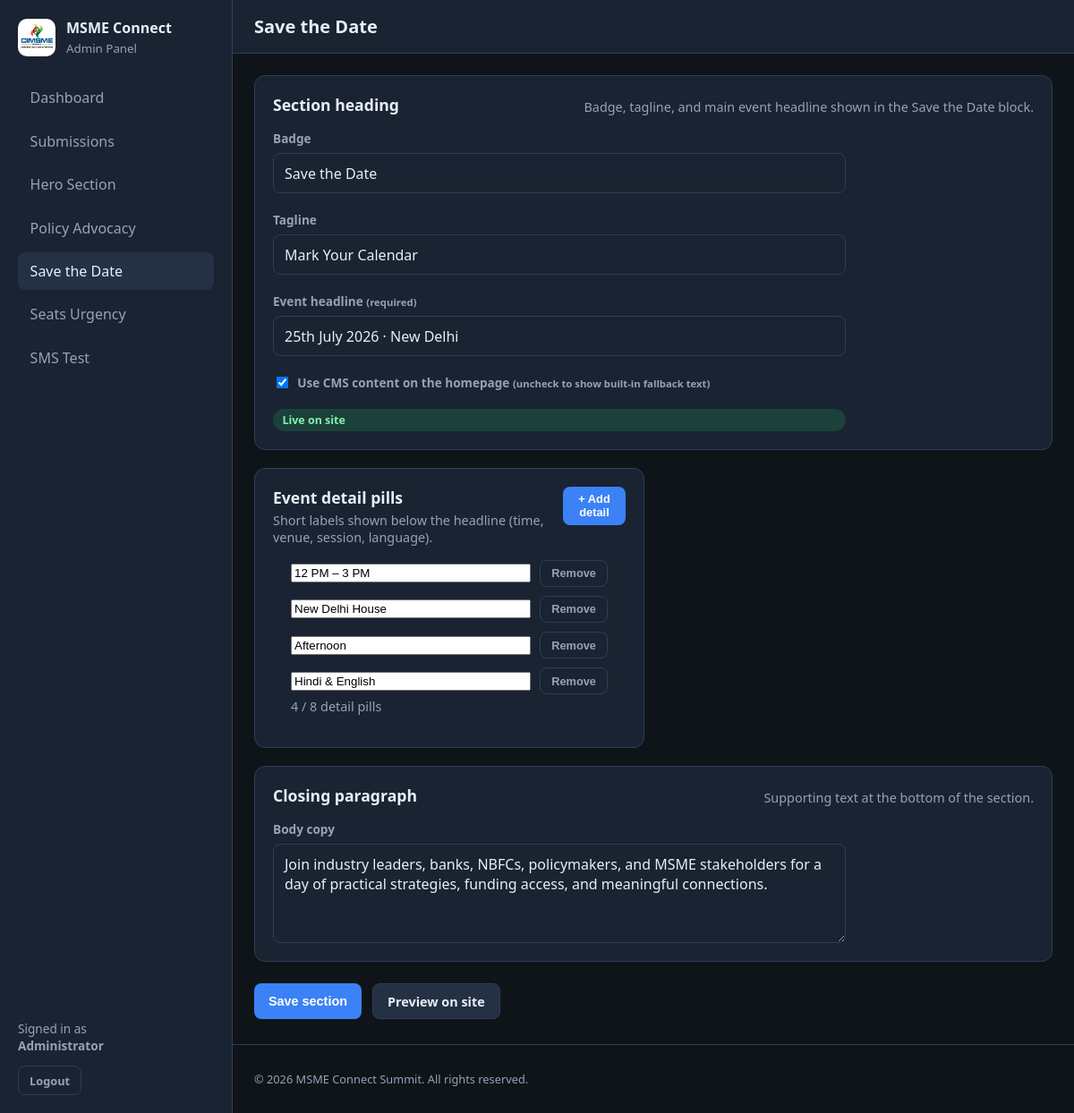
Page /admin/save-the-date.php (signed in) on the committed database.
### tables this page shows
CREATE TABLE IF NOT EXISTS `save_the_date_section` (
  `id` TINYINT UNSIGNED NOT NULL,
  `badge` VARCHAR(80) NULL DEFAULT NULL,
  `tagline` VARCHAR(120) NULL DEFAULT NULL,
  `headline` VARCHAR(200) NOT NULL,
  `copy_text` TEXT NULL,
  `is_active` TINYINT(1) NOT NULL DEFAULT 1,
  `updated_at` TIMESTAMP NOT NULL DEFAULT CURRENT_TIMESTAMP ON UPDATE CURRENT_TIMESTAMP,
  PRIMARY KEY (`id`)
);

CREATE TABLE IF NOT EXISTS `save_the_date_details` (
  `id` INT UNSIGNED NOT NULL AUTO_INCREMENT,
  `text` VARCHAR(120) NOT NULL,
  `sort_order` INT UNSIGNED NOT NULL DEFAULT 0,
  PRIMARY KEY (`id`),
  KEY `idx_save_the_date_details_sort` (`sort_order`)
);

### config/config.php (called while the page is built, shortened)
<?php
if (!function_exists('msme_load_env_file')) {
    function msme_load_env_file(): void
    {
        $envPath = dirname(__DIR__) . '/.env';
        if (!is_readable($envPath)) {
            return;
        }
    }
}
return $GLOBALS['msme_app_config'];

### includes/helpers.php (called while the page is built, shortened)
<?php
function app_config(): array
{
    $config = require dirname(__DIR__) . '/config/config.php';
    return $config;
}
function ensure_app_upload_directories(): void
{
    $ensured = true;
}

### config/database.php (called while the page is built, shortened)
<?php
require_once dirname(__DIR__) . '/includes/helpers.php';
require_once dirname(__DIR__) . '/includes/install.php';
final class Database
{
    private static ?PDO $connection = null;
    public static function getConnection(): PDO
    {
        $config = app_config();
        $db = $config['db'];
        $dsn = sprintf(
            'mysql:host=%s;port=%d;dbname=%s;charset=%s',
            $db['host'],
            $db['port'],
            $db['name'],
            $db['charset']
        );
        $options = [
            PDO::ATTR_ERRMODE => PDO::ERRMODE_EXCEPTION,
            PDO::ATTR_DEFAULT_FETCH_MODE => PDO::FETCH_ASSOC,
            PDO::ATTR_EMULATE_PREPARES => false,
            PDO::MYSQL_ATTR_INIT_COMMAND => 'SET NAMES utf8mb4 COLLATE utf8mb4_unicode_ci',
        ];
        self::$connection = new PDO($dsn, $db['user'], $db['pass'], $options);
        ensure_database_schema(self::$connection);
        return self::$connection;
    }
}

### includes/install.php (called while the page is built, shortened)
<?php
function ensure_database_schema(PDO $db): void
{
    $stmt = $db->query("SHOW COLUMNS FROM `registrations` LIKE 'company_name'");
    $paymentCol = $db->query("SHOW COLUMNS FROM `registrations` LIKE 'payment_status'")->fetch();
    $verifiedCol = $db->query("SHOW COLUMNS FROM `registrations` LIKE 'is_verified'")->fetch();
    $db->exec(
        'CREATE TABLE IF NOT EXISTS `policy_advocacy` (
          `id` TINYINT UNSIGNED NOT NULL,
          `section_title` VARCHAR(120) NULL DEFAULT NULL,
          `section_message` TEXT NULL,
          `is_active` TINYINT(1) NOT NULL DEFAULT 1,
          `updated_at` TIMESTAMP NOT NULL DEFAULT CURRENT_TIMESTAMP ON UPDATE CURRENT_TIMESTAMP,
          PRIMARY KEY (`id`)
        ) ENGINE=InnoDB DEFAULT CHARSET=utf8mb4 COLLATE=utf8mb4_unicode_ci'
    );
    $db->exec(
        'CREATE TABLE IF NOT EXISTS `policy_advocacy_cards` (
          `id` INT UNSIGNED NOT NULL AUTO_INCREMENT,
          `message` TEXT NULL,
          `image_path` VARCHAR(255) NOT NULL,
          `sort_order` INT UNSIGNED NOT NULL DEFAULT 0,
          `is_active` TINYINT(1) NOT NULL DEFAULT 1,
          `created_at` TIMESTAMP NOT NULL DEFAULT CURRENT_TIMESTAMP,
          `updated_at` TIMESTAMP NOT NULL DEFAULT CURRENT_TIMESTAMP ON UPDATE CURRENT_TIMESTAMP,
          PRIMARY KEY (`id`),
          KEY `idx_policy_advocacy_cards_sort` (`sort_order`, `is_active`)
        ) ENGINE=InnoDB DEFAULT CHARSET=utf8mb4 COLLATE=utf8mb4_unicode_ci'
    );
    ensure_policy_advocacy_schema($db);
    ensure_hero_schema($db);
    ensure_save_the_date_schema($db);
    ensure_seats_urgency_schema($db);
    ensure_registration_payment_schema($db);
}
function ensure_registration_payment_schema(PDO $db): void
{
    $db->exec(
        'CREATE TABLE IF NOT EXISTS `registration_settings` (
          `id` TINYINT UNSIGNED NOT NULL,
          `amount_paise` INT UNSIGNED NOT NULL DEFAULT 0,
          `currency` CHAR(3) NOT NULL DEFAULT \'INR\',
          `fee_label` VARCHAR(120) NULL DEFAULT NULL,
          `payment_enabled` TINYINT(1) NOT NULL DEFAULT 1,
          `payment_url` VARCHAR(500) NULL DEFAULT NULL,
          `workshop_url` VARCHAR(500) NULL DEFAULT NULL,
          `updated_at` TIMESTAMP NOT NULL DEFAULT CURRENT_TIMESTAMP ON UPDATE CURRENT_TIMESTAMP,
          PRIMARY KEY (`id`)
        ) ENGINE=InnoDB DEFAULT CHARSET=utf8mb4 COLLATE=utf8mb4_unicode_ci'
    );
    $db->exec(
        'CREATE TABLE IF NOT EXISTS `payment_orders` (
          `id` BIGINT UNSIGNED NOT NULL AUTO_INCREMENT,
          `registration_id` BIGINT UNSIGNED NOT NULL,
          `cashfree_order_id` VARCHAR(80) NOT NULL,
          `cashfree_payment_id` VARCHAR(64) NULL DEFAULT NULL,
          `payment_session_id` VARCHAR(255) NOT NULL,
          `amount_paise` INT UNSIGNED NOT NULL,
          `currency` CHAR(3) NOT NULL DEFAULT \'INR\',
          `status` ENUM(\'created\', \'paid\', \'failed\') NOT NULL DEFAULT \'created\',
          `created_at` TIMESTAMP NOT NULL DEFAULT CURRENT_TIMESTAMP,
          `updated_at` TIMESTAMP NOT NULL DEFAULT CURRENT_TIMESTAMP ON UPDATE CURRENT_TIMESTAMP,
          PRIMARY KEY (`id`),
          UNIQUE KEY `uk_payment_orders_cashfree_order_id` (`cashfree_order_id`),
          KEY `idx_payment_orders_registration_id` (`registration_id`),
          CONSTRAINT `fk_payment_orders_registration`
            FOREIGN KEY (`registration_id`) REFERENCES `registrations` (`id`)
            ON DELETE CASCADE ON UPDATE CASCADE
        ) ENGINE=InnoDB DEFAULT CHARSET=utf8mb4 COLLATE=utf8mb4_unicode_ci'
    );
    $paymentUrlCol = $db->query("SHOW COLUMNS FROM `registration_settings` LIKE 'payment_url'")->fetch();
    $settingsCount = (int) $db->query('SELECT COUNT(*) FROM registration_settings')->fetchColumn();
    $workshopCol = $db->query("SHOW COLUMNS FROM `registration_settings` LIKE 'workshop_url'");
}
function ensure_policy_advocacy_schema(PDO $db): void
{
    $sectionCount = (int) $db->query('SELECT COUNT(*) FROM `policy_advocacy`')->fetchColumn();
    $titleCol = $db->query("SHOW COLUMNS FROM `policy_advocacy` LIKE 'title'")->fetch();
    $sectionTitleCol = $db->query("SHOW COLUMNS FROM `policy_advocacy` LIKE 'section_title'")->fetch();
    $sectionMessageCol = $db->query("SHOW COLUMNS FROM `policy_advocacy` LIKE 'section_message'")->fetch();
    $cardsCount = (int) $db->query('SELECT COUNT(*) FROM policy_advocacy_cards')->fetchColumn();
}
function ensure_hero_schema(PDO $db): void
{
    $db->exec(
        'CREATE TABLE IF NOT EXISTS `hero_section` (
          `id` TINYINT UNSIGNED NOT NULL,
          `badge` VARCHAR(80) NULL DEFAULT NULL,
          `title` VARCHAR(200) NOT NULL,
          `subtitle` TEXT NULL,
          `guest_label` VARCHAR(80) NULL DEFAULT NULL,
          `guest_name` VARCHAR(120) NULL DEFAULT NULL,
          `guest_role` TEXT NULL,
          `copy_text` TEXT NULL,
          `register_url` VARCHAR(255) NOT NULL DEFAULT \'register.html\',
          `chat_url` VARCHAR(500) NULL DEFAULT NULL,
          `fee_note` VARCHAR(255) NULL DEFAULT NULL,
          `is_active` TINYINT(1) NOT NULL DEFAULT 1,
          `updated_at` TIMESTAMP NOT NULL DEFAULT CURRENT_TIMESTAMP ON UPDATE CURRENT_TIMESTAMP,
          PRIMARY KEY (`id`)
        ) ENGINE=InnoDB DEFAULT CHARSET=utf8mb4 COLLATE=utf8mb4_unicode_ci'
    );
    $db->exec(
        'CREATE TABLE IF NOT EXISTS `hero_meta_items` (
          `id` INT UNSIGNED NOT NULL AUTO_INCREMENT,
          `label` VARCHAR(40) NOT NULL,
          `value` VARCHAR(200) NOT NULL,
          `icon` VARCHAR(16) NOT NULL DEFAULT \'📅\',
          `sort_order` INT UNSIGNED NOT NULL DEFAULT 0,
          PRIMARY KEY (`id`),
          KEY `idx_hero_meta_sort` (`sort_order`)
        ) ENGINE=InnoDB DEFAULT CHARSET=utf8mb4 COLLATE=utf8mb4_unicode_ci'
    );
    $db->exec(
        'CREATE TABLE IF NOT EXISTS `hero_highlights` (
          `id` INT UNSIGNED NOT NULL AUTO_INCREMENT,
          `text` VARCHAR(80) NOT NULL,
          `sort_order` INT UNSIGNED NOT NULL DEFAULT 0,
          PRIMARY KEY (`id`),
          KEY `idx_hero_highlights_sort` (`sort_order`)
        ) ENGINE=InnoDB DEFAULT CHARSET=utf8mb4 COLLATE=utf8mb4_unicode_ci'
    );
    $sectionCount = (int) $db->query('SELECT COUNT(*) FROM `hero_section`')->fetchColumn();
    $metaCount = (int) $db->query('SELECT COUNT(*) FROM hero_meta_items')->fetchColumn();
    $highlightCount = (int) $db->query('SELECT COUNT(*) FROM hero_highlights')->fetchColumn();
}
function ensure_save_the_date_schema(PDO $db): void
{
    $db->exec(
        'CREATE TABLE IF NOT EXISTS `save_the_date_section` (
          `id` TINYINT UNSIGNED NOT NULL,
          `badge` VARCHAR(80) NULL DEFAULT NULL,
          `tagline` VARCHAR(120) NULL DEFAULT NULL,
          `headline` VARCHAR(200) NOT NULL,
          `copy_text` TEXT NULL,
          `is_active` TINYINT(1) NOT NULL DEFAULT 1,
          `updated_at` TIMESTAMP NOT NULL DEFAULT CURRENT_TIMESTAMP ON UPDATE CURRENT_TIMESTAMP,
          PRIMARY KEY (`id`)
        ) ENGINE=InnoDB DEFAULT CHARSET=utf8mb4 COLLATE=utf8mb4_unicode_ci'
    );
    $db->exec(
        'CREATE TABLE IF NOT EXISTS `save_the_date_details` (
          `id` INT UNSIGNED NOT NULL AUTO_INCREMENT,
          `text` VARCHAR(120) NOT NULL,
          `sort_order` INT UNSIGNED NOT NULL DEFAULT 0,
          PRIMARY KEY (`id`),
          KEY `idx_save_the_date_details_sort` (`sort_order`)
        ) ENGINE=InnoDB DEFAULT CHARSET=utf8mb4 COLLATE=utf8mb4_unicode_ci'
    );
    $sectionCount = (int) $db->query('SELECT COUNT(*) FROM `save_the_date_section`')->fetchColumn();
    $detailCount = (int) $db->query('SELECT COUNT(*) FROM save_the_date_details')->fetchColumn();
}
function ensure_seats_urgency_schema(PDO $db): void
{
    $db->exec(
        'CREATE TABLE IF NOT EXISTS `seats_urgency_banner` (
          `id` TINYINT UNSIGNED NOT NULL,
          `message_text` VARCHAR(255) NOT NULL DEFAULT \'\',
          `spots_left` SMALLINT UNSIGNED NOT NULL DEFAULT 0,
          `progress_percent` TINYINT UNSIGNED NOT NULL DEFAULT 0,
          `is_active` TINYINT(1) NOT NULL DEFAULT 1,
          `updated_at` TIMESTAMP NOT NULL DEFAULT CURRENT_TIMESTAMP ON UPDATE CURRENT_TIMESTAMP,
          PRIMARY KEY (`id`)
        ) ENGINE=InnoDB DEFAULT CHARSET=utf8mb4 COLLATE=utf8mb4_unicode_ci'
    );
    $sectionCount = (int) $db->query('SELECT COUNT(*) FROM `seats_urgency_banner`')->fetchColumn();
}

### includes/SaveTheDateRepository.php (called while the page is built, shortened)
<?php
final class SaveTheDateRepository
{
    private PDO $db;
    public function __construct(?PDO $db = null)
    {
        $this->db = $db ?? Database::getConnection();
    }
    public static function maxDetails(): int
    {
        return self::MAX_DETAILS;
    }
    public function getSection(): ?array
    {
        $stmt = $this->db->prepare(
            'SELECT id, badge, tagline, headline, copy_text, is_active, updated_at
             FROM save_the_date_section WHERE id = :id LIMIT 1'
        );
        $stmt->execute([':id' => self::SECTION_ID]);
        $row = $stmt->fetch();
        return $row !== false ? $row : null;
    }
    public function listDetails(): array
    {
        $stmt = $this->db->query(
            'SELECT id, text, sort_order
             FROM save_the_date_details
             ORDER BY sort_order ASC, id ASC'
        );
        return $stmt !== false ? $stmt->fetchAll() : [];
    }
}

### admin/save-the-date.php (the view, shortened to what this page needs)
<?php
$repo = new SaveTheDateRepository();
$maxDetails = SaveTheDateRepository::maxDetails();
$section = $repo->getSection() ?? [
    'badge' => '',
    'tagline' => '',
    'headline' => '',
    'copy_text' => '',
    'is_active' => 1,
];
$section = $repo->getSection() ?? $section;
$details = $repo->listDetails();
$detailCount = count($details);
require __DIR__ . '/includes/header.php';
?>
<form class="hero-admin-form" method="post" id="save-the-date-form">
  <div class="hero-admin-layout">
    <section class="panel hero-panel-settings">
      <div class="panel-head">
        <h2>Section heading</h2>
        <p class="panel-sub">Badge, tagline, and main event headline shown in the Save the Date block.</p>
      </div>
      <div class="admin-form">
        <label class="field">
          <span>Badge</span>
          <input type="text" name="badge" maxlength="80" value="<?= e((string) ($section['badge'] ?? '')) ?>" placeholder="Save the Date" />
        </label>
        <label class="field">
          <span>Tagline</span>
          <input type="text" name="tagline" maxlength="120" value="<?= e((string) ($section['tagline'] ?? '')) ?>" placeholder="Mark Your Calendar" />
        </label>
        <label class="field">
          <span>Event headline <small>(required)</small></span>
          <input type="text" name="headline" maxlength="200" required value="<?= e((string) ($section['headline'] ?? '')) ?>" placeholder="25th July 2026 · New Delhi" />
        </label>
        <label class="field field-checkbox">
          <input type="checkbox" name="is_active" value="1" id="std-is-active" <?= !empty($section['is_active']) ? 'checked' : '' ?> />
          <span>Use CMS content on the homepage <small>(uncheck to show built-in fallback text)</small></span>
        </label>
        <span class="policy-status-pill <?= !empty($section['is_active']) ? 'is-live' : 'is-hidden' ?>" id="std-status-pill">
        </span>
      </div>
    </section>
    <section class="panel hero-panel-highlights">
      <div class="panel-head policy-cards-toolbar">
        <div>
          <h2>Event detail pills</h2>
          <p class="panel-sub">Short labels shown below the headline (time, venue, session, language).</p>
        </div>
        <button type="button" class="btn btn-primary btn-small" id="add-std-detail" <?= $detailCount >= $maxDetails ? 'disabled' : '' ?>>
          + Add detail
        </button>
      </div>
      <div class="hero-highlights-list" id="std-details-list">
        <?php foreach ($details as $index => $detail): ?>
          <div class="hero-highlight-row" data-std-detail-row>
            <input type="text" name="details[<?= (int) $index ?>][text]" maxlength="120" value="<?= e((string) ($detail['text'] ?? '')) ?>" placeholder="12 PM – 3 PM" />
            <button type="button" class="btn btn-ghost btn-small std-remove-detail" aria-label="Remove detail">Remove</button>
          </div>
        <?php endforeach; ?>
      </div>
      <p class="panel-sub hero-highlight-count" id="std-detail-count" data-max="<?= (int) $maxDetails ?>">
      </p>
    </section>
    <section class="panel hero-panel-cta">
      <div class="panel-head">
        <h2>Closing paragraph</h2>
        <p class="panel-sub">Supporting text at the bottom of the section.</p>
      </div>
      <div class="admin-form">
        <label class="field">
          <span>Body copy</span>
          <textarea name="copy_text" rows="4" maxlength="2000" placeholder="Join industry leaders, banks, NBFCs…"><?= e((string) ($section['copy_text'] ?? '')) ?></textarea>
        </label>
      </div>
    </section>
  </div>
  <div class="form-actions policy-form-actions">
    <button type="submit" class="btn btn-primary">Save section</button>
    <a class="btn btn-secondary" href="../index.html#save-the-date" target="_blank" rel="noopener noreferrer">Preview on site</a>
  </div>
</form>
<?php require __DIR__ . '/includes/footer.php'; ?>

### rows in the picture
save_the_date_section: badge "Save the Date", tagline "Mark Your Calendar", headline "25th July 2026 · New Delhi", is_active "☑", copy_text "Join industry leaders, banks, NBFCs, policymakers, and MSME stakeholders for a day of practical strategies, funding access, and meaningful connections."
save_the_date_details: text "12 PM – 3 PM"
save_the_date_details: text "New Delhi House"
save_the_date_details: text "Afternoon"
save_the_date_details: text "Hindi & English"

### other values in the picture
$adminName "Administrator"
$pageTitle "Save the Date"
app_config()['app_name'] "MSME Connect Summit"
